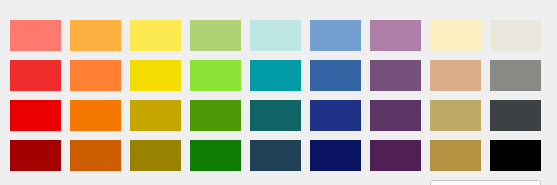
<?xml version="1.0" encoding="UTF-8"?>
<ui version="4.0">
 <class>SelectColorDialog</class>
 <widget class="QDialog" name="SelectColorDialog">
  <property name="geometry">
   <rect>
    <x>0</x>
    <y>0</y>
    <width>557</width>
    <height>185</height>
   </rect>
  </property>
  <property name="windowTitle">
   <string>Dialog</string>
  </property>
  <widget class="QLabel" name="Color_0">
   <property name="geometry">
    <rect>
     <x>10</x>
     <y>20</y>
     <width>51</width>
     <height>31</height>
    </rect>
   </property>
   <property name="mouseTracking">
    <bool>true</bool>
   </property>
   <property name="styleSheet">
    <string notr="true">background-color: rgba(255, 121, 111, 100%);</string>
   </property>
   <property name="text">
    <string/>
   </property>
  </widget>
  <widget class="QLabel" name="Color_1">
   <property name="geometry">
    <rect>
     <x>70</x>
     <y>20</y>
     <width>51</width>
     <height>31</height>
    </rect>
   </property>
   <property name="styleSheet">
    <string notr="true">background-color: rgb(252, 175, 62);</string>
   </property>
   <property name="text">
    <string/>
   </property>
  </widget>
  <widget class="QLabel" name="Color_2">
   <property name="geometry">
    <rect>
     <x>130</x>
     <y>20</y>
     <width>51</width>
     <height>31</height>
    </rect>
   </property>
   <property name="styleSheet">
    <string notr="true">background-color: rgb(252, 233, 79);</string>
   </property>
   <property name="text">
    <string/>
   </property>
  </widget>
  <widget class="QLabel" name="Color_3">
   <property name="geometry">
    <rect>
     <x>190</x>
     <y>20</y>
     <width>51</width>
     <height>31</height>
    </rect>
   </property>
   <property name="styleSheet">
    <string notr="true">background-color: rgb(175, 210, 116);</string>
   </property>
   <property name="text">
    <string/>
   </property>
  </widget>
  <widget class="QLabel" name="Color_5">
   <property name="geometry">
    <rect>
     <x>310</x>
     <y>20</y>
     <width>51</width>
     <height>31</height>
    </rect>
   </property>
   <property name="styleSheet">
    <string notr="true">background-color: rgb(114, 159, 207);</string>
   </property>
   <property name="text">
    <string/>
   </property>
  </widget>
  <widget class="QLabel" name="Color_6">
   <property name="geometry">
    <rect>
     <x>370</x>
     <y>20</y>
     <width>51</width>
     <height>31</height>
    </rect>
   </property>
   <property name="styleSheet">
    <string notr="true">background-color: rgb(173, 127, 168);</string>
   </property>
   <property name="text">
    <string/>
   </property>
  </widget>
  <widget class="QLabel" name="Color_7">
   <property name="geometry">
    <rect>
     <x>430</x>
     <y>20</y>
     <width>51</width>
     <height>31</height>
    </rect>
   </property>
   <property name="styleSheet">
    <string notr="true">background-color: rgb(251,238,193);</string>
   </property>
   <property name="text">
    <string/>
   </property>
  </widget>
  <widget class="QLabel" name="Color_8">
   <property name="geometry">
    <rect>
     <x>490</x>
     <y>20</y>
     <width>51</width>
     <height>31</height>
    </rect>
   </property>
   <property name="styleSheet">
    <string notr="true">background-color: rgb(234, 232, 220);</string>
   </property>
   <property name="text">
    <string/>
   </property>
  </widget>
  <widget class="QLabel" name="Color_9">
   <property name="geometry">
    <rect>
     <x>10</x>
     <y>60</y>
     <width>51</width>
     <height>31</height>
    </rect>
   </property>
   <property name="styleSheet">
    <string notr="true">background-color: rgb(239, 45, 45);</string>
   </property>
   <property name="text">
    <string/>
   </property>
  </widget>
  <widget class="QLabel" name="Color_10">
   <property name="geometry">
    <rect>
     <x>70</x>
     <y>60</y>
     <width>51</width>
     <height>31</height>
    </rect>
   </property>
   <property name="styleSheet">
    <string notr="true">background-color: rgb(255, 128, 51);</string>
   </property>
   <property name="text">
    <string/>
   </property>
  </widget>
  <widget class="QLabel" name="Color_11">
   <property name="geometry">
    <rect>
     <x>130</x>
     <y>60</y>
     <width>51</width>
     <height>31</height>
    </rect>
   </property>
   <property name="styleSheet">
    <string notr="true">background-color: rgb(245, 220, 0);</string>
   </property>
   <property name="text">
    <string/>
   </property>
  </widget>
  <widget class="QLabel" name="Color_12">
   <property name="geometry">
    <rect>
     <x>190</x>
     <y>60</y>
     <width>51</width>
     <height>31</height>
    </rect>
   </property>
   <property name="styleSheet">
    <string notr="true">background-color: rgb(138, 226, 52);</string>
   </property>
   <property name="text">
    <string/>
   </property>
  </widget>
  <widget class="QLabel" name="Color_14">
   <property name="geometry">
    <rect>
     <x>310</x>
     <y>60</y>
     <width>51</width>
     <height>31</height>
    </rect>
   </property>
   <property name="styleSheet">
    <string notr="true">background-color: rgb(52, 101, 164);</string>
   </property>
   <property name="text">
    <string/>
   </property>
  </widget>
  <widget class="QLabel" name="Color_15">
   <property name="geometry">
    <rect>
     <x>370</x>
     <y>60</y>
     <width>51</width>
     <height>31</height>
    </rect>
   </property>
   <property name="styleSheet">
    <string notr="true">background-color: rgb(117, 80, 123);</string>
   </property>
   <property name="text">
    <string/>
   </property>
  </widget>
  <widget class="QLabel" name="Color_16">
   <property name="geometry">
    <rect>
     <x>430</x>
     <y>60</y>
     <width>51</width>
     <height>31</height>
    </rect>
   </property>
   <property name="styleSheet">
    <string notr="true">background-color: rgb(218, 173, 134);</string>
   </property>
   <property name="text">
    <string/>
   </property>
  </widget>
  <widget class="QLabel" name="Color_17">
   <property name="geometry">
    <rect>
     <x>490</x>
     <y>60</y>
     <width>51</width>
     <height>31</height>
    </rect>
   </property>
   <property name="styleSheet">
    <string notr="true">background-color: rgb(136, 138, 133);</string>
   </property>
   <property name="text">
    <string/>
   </property>
  </widget>
  <widget class="QLabel" name="Color_18">
   <property name="geometry">
    <rect>
     <x>10</x>
     <y>100</y>
     <width>51</width>
     <height>31</height>
    </rect>
   </property>
   <property name="styleSheet">
    <string notr="true">background-color: rgb(235, 0, 0);</string>
   </property>
   <property name="text">
    <string/>
   </property>
  </widget>
  <widget class="QLabel" name="Color_19">
   <property name="geometry">
    <rect>
     <x>70</x>
     <y>100</y>
     <width>51</width>
     <height>31</height>
    </rect>
   </property>
   <property name="styleSheet">
    <string notr="true">background-color: rgb(245, 121, 0);</string>
   </property>
   <property name="text">
    <string/>
   </property>
  </widget>
  <widget class="QLabel" name="Color_20">
   <property name="geometry">
    <rect>
     <x>130</x>
     <y>100</y>
     <width>51</width>
     <height>31</height>
    </rect>
   </property>
   <property name="styleSheet">
    <string notr="true">background-color: rgb(198, 165, 0);</string>
   </property>
   <property name="text">
    <string/>
   </property>
  </widget>
  <widget class="QLabel" name="Color_21">
   <property name="geometry">
    <rect>
     <x>190</x>
     <y>100</y>
     <width>51</width>
     <height>31</height>
    </rect>
   </property>
   <property name="styleSheet">
    <string notr="true">background-color: rgb(78, 154, 6);</string>
   </property>
   <property name="text">
    <string/>
   </property>
  </widget>
  <widget class="QLabel" name="Color_23">
   <property name="geometry">
    <rect>
     <x>310</x>
     <y>100</y>
     <width>51</width>
     <height>31</height>
    </rect>
   </property>
   <property name="styleSheet">
    <string notr="true">background-color: rgb(30, 50, 135);</string>
   </property>
   <property name="text">
    <string/>
   </property>
  </widget>
  <widget class="QLabel" name="Color_24">
   <property name="geometry">
    <rect>
     <x>370</x>
     <y>100</y>
     <width>51</width>
     <height>31</height>
    </rect>
   </property>
   <property name="styleSheet">
    <string notr="true">background-color: rgb(92, 53, 102);</string>
   </property>
   <property name="text">
    <string/>
   </property>
  </widget>
  <widget class="QLabel" name="Color_25">
   <property name="geometry">
    <rect>
     <x>430</x>
     <y>100</y>
     <width>51</width>
     <height>31</height>
    </rect>
   </property>
   <property name="styleSheet">
    <string notr="true">background-color: rgb(189, 170, 102);</string>
   </property>
   <property name="text">
    <string/>
   </property>
  </widget>
  <widget class="QLabel" name="Color_26">
   <property name="geometry">
    <rect>
     <x>490</x>
     <y>100</y>
     <width>51</width>
     <height>31</height>
    </rect>
   </property>
   <property name="styleSheet">
    <string notr="true">background-color: rgb(60, 65, 69);</string>
   </property>
   <property name="text">
    <string/>
   </property>
  </widget>
  <widget class="QLabel" name="Color_27">
   <property name="geometry">
    <rect>
     <x>10</x>
     <y>140</y>
     <width>51</width>
     <height>31</height>
    </rect>
   </property>
   <property name="styleSheet">
    <string notr="true">background-color: rgb(165, 0, 0);</string>
   </property>
   <property name="text">
    <string/>
   </property>
  </widget>
  <widget class="QLabel" name="Color_28">
   <property name="geometry">
    <rect>
     <x>70</x>
     <y>140</y>
     <width>51</width>
     <height>31</height>
    </rect>
   </property>
   <property name="styleSheet">
    <string notr="true">background-color: rgb(206, 92,  0);</string>
   </property>
   <property name="text">
    <string/>
   </property>
  </widget>
  <widget class="QLabel" name="Color_29">
   <property name="geometry">
    <rect>
     <x>130</x>
     <y>140</y>
     <width>51</width>
     <height>31</height>
    </rect>
   </property>
   <property name="styleSheet">
    <string notr="true">background-color: rgb(152, 130, 0);</string>
   </property>
   <property name="text">
    <string/>
   </property>
  </widget>
  <widget class="QLabel" name="Color_30">
   <property name="geometry">
    <rect>
     <x>190</x>
     <y>140</y>
     <width>51</width>
     <height>31</height>
    </rect>
   </property>
   <property name="styleSheet">
    <string notr="true">background-color: rgb(15, 125, 5);</string>
   </property>
   <property name="text">
    <string/>
   </property>
  </widget>
  <widget class="QLabel" name="Color_32">
   <property name="geometry">
    <rect>
     <x>310</x>
     <y>140</y>
     <width>51</width>
     <height>31</height>
    </rect>
   </property>
   <property name="styleSheet">
    <string notr="true">background-color: rgb(10, 18, 98);</string>
   </property>
   <property name="text">
    <string/>
   </property>
  </widget>
  <widget class="QLabel" name="Color_33">
   <property name="geometry">
    <rect>
     <x>370</x>
     <y>140</y>
     <width>51</width>
     <height>31</height>
    </rect>
   </property>
   <property name="styleSheet">
    <string notr="true">background-color: rgb(80, 31, 85);</string>
   </property>
   <property name="text">
    <string/>
   </property>
  </widget>
  <widget class="QLabel" name="Color_34">
   <property name="geometry">
    <rect>
     <x>430</x>
     <y>140</y>
     <width>51</width>
     <height>31</height>
    </rect>
   </property>
   <property name="styleSheet">
    <string notr="true">background-color: rgb(179, 146, 65);</string>
   </property>
   <property name="text">
    <string/>
   </property>
  </widget>
  <widget class="QLabel" name="Color_35">
   <property name="geometry">
    <rect>
     <x>490</x>
     <y>140</y>
     <width>51</width>
     <height>31</height>
    </rect>
   </property>
   <property name="styleSheet">
    <string notr="true">background-color: rgb(1, 1, 1);</string>
   </property>
   <property name="text">
    <string/>
   </property>
  </widget>
  <widget class="QLabel" name="Color_4">
   <property name="geometry">
    <rect>
     <x>250</x>
     <y>20</y>
     <width>51</width>
     <height>31</height>
    </rect>
   </property>
   <property name="styleSheet">
    <string notr="true">background-color: rgb(190, 231, 227);</string>
   </property>
   <property name="text">
    <string/>
   </property>
  </widget>
  <widget class="QLabel" name="Color_13">
   <property name="geometry">
    <rect>
     <x>250</x>
     <y>60</y>
     <width>51</width>
     <height>31</height>
    </rect>
   </property>
   <property name="styleSheet">
    <string notr="true">background-color: rgb(0, 155, 165);</string>
   </property>
   <property name="text">
    <string/>
   </property>
  </widget>
  <widget class="QLabel" name="Color_22">
   <property name="geometry">
    <rect>
     <x>250</x>
     <y>100</y>
     <width>51</width>
     <height>31</height>
    </rect>
   </property>
   <property name="styleSheet">
    <string notr="true">background-color: rgb(16, 100, 102);</string>
   </property>
   <property name="text">
    <string/>
   </property>
  </widget>
  <widget class="QLabel" name="Color_31">
   <property name="geometry">
    <rect>
     <x>250</x>
     <y>140</y>
     <width>51</width>
     <height>31</height>
    </rect>
   </property>
   <property name="styleSheet">
    <string notr="true">background-color: rgb(32, 64, 85);</string>
   </property>
   <property name="text">
    <string/>
   </property>
  </widget>
  <widget class="CustomPushButton" name="Transparent">
   <property name="enabled">
    <bool>false</bool>
   </property>
   <property name="geometry">
    <rect>
     <x>430</x>
     <y>180</y>
     <width>111</width>
     <height>25</height>
    </rect>
   </property>
   <property name="font">
    <font>
     <family>URW Gothic L</family>
    </font>
   </property>
   <property name="text">
    <string>No Color</string>
   </property>
  </widget>
 </widget>
 <customwidgets>
  <customwidget>
   <class>CustomPushButton</class>
   <extends>QPushButton</extends>
   <header>custompushbutton.h</header>
  </customwidget>
 </customwidgets>
 <resources/>
 <connections/>
</ui>
